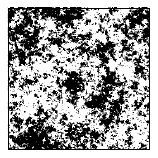

Source code (gnuplot):
#
set terminal epslatex standalone size 4cm,4cm color solid
set output "fig_snapshot_discrete.tex"


set pm3d map
set size ratio -1
set palette defined (0 "white",1 "black")
unset colorbox
unset ytics
unset xtics
unset ztics

set lmargin at screen 0.05
set bmargin at screen 0.05
set rmargin at screen 0.95
set tmargin at screen 0.95

splot "./discrete_l8_a0.5_p0.521_seed1000.dat" matrix with image ti ""
